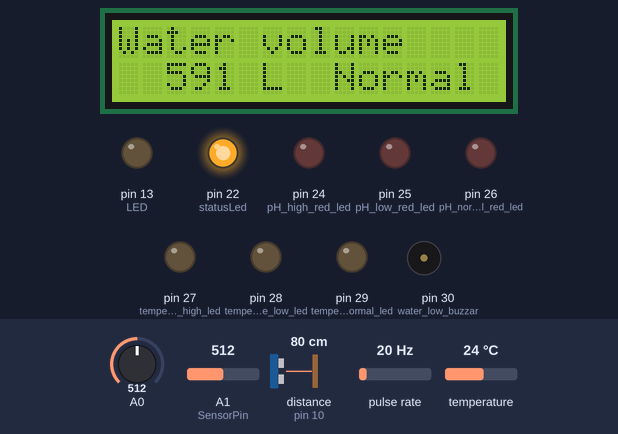
This sketch was run on a simulated Arduino Mega 2560, built with avr-gcc and run on an emulated ATmega2560. On the bench: 16×2 character LCD, output pins drawn as LEDs (lit = HIGH), buzzer (waves = sounding, pin HIGH). Wiring (inferred from the names in the program): ultrasonic range finder: trigger pin 11; echo pin 10; pulse sensor: data pin 2. Inputs (shaded band) come from the test bench; at power-on: distance to the obstacle (sensor on pin 10) 80 cm, temperature 24 °C, A0 = 512, A1 (SensorPin) = 512, pulse rate 20 Hz. The echo pulse lasts 58.3 µs per cm; pins used as bus, display or sensor lines are not drawn; what the sketch prints to the serial monitor is not drawn.

Above: at 1.2 s.
1.3 s: distance to the obstacle (sensor on pin 10) set to 101 cm
At 6.0 s:
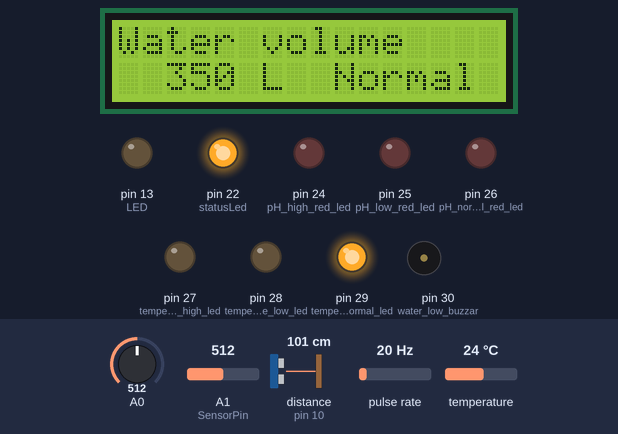
6.4 s: distance to the obstacle (sensor on pin 10) set to 105 cm
At 11.9 s:
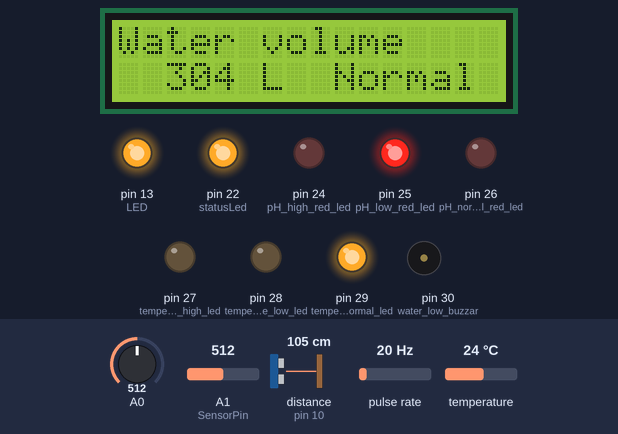
12.2 s: temperature set to 4 °C
At 13.3 s:
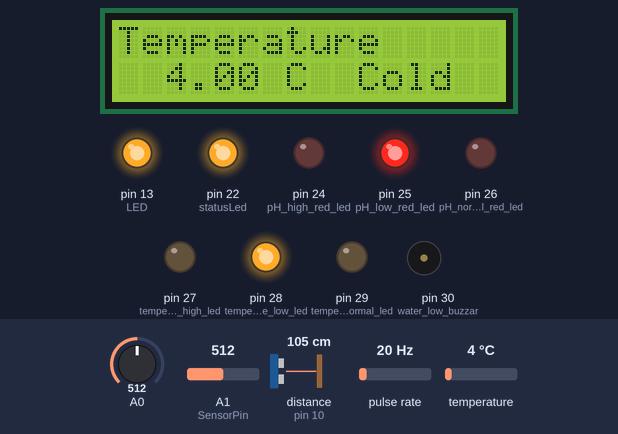
17.0 s: temperature set to 9.5 °C
At 19.1 s:
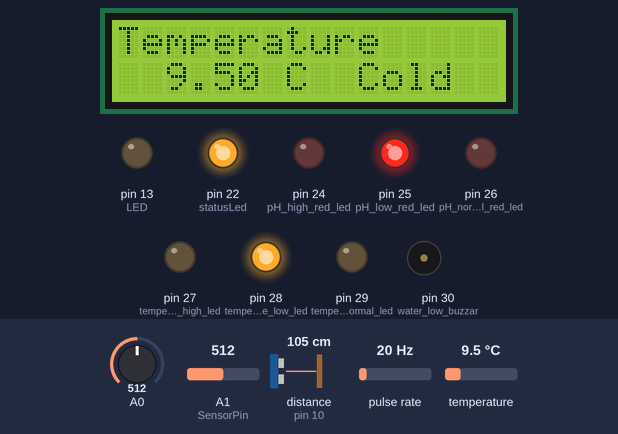
22.8 s: temperature set to 10.4 °C
At 25.0 s:
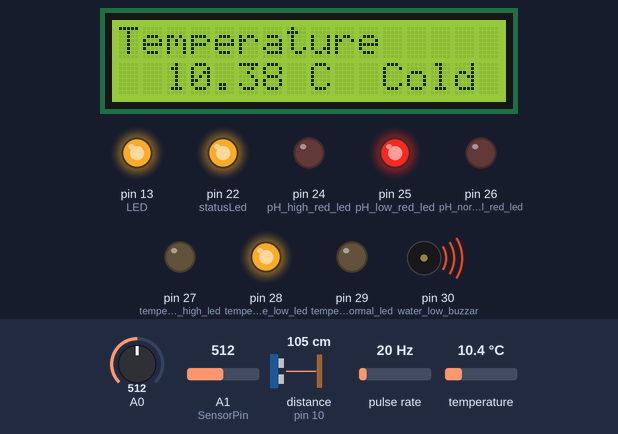
28.7 s: A0 set to 306
At 31.8 s:
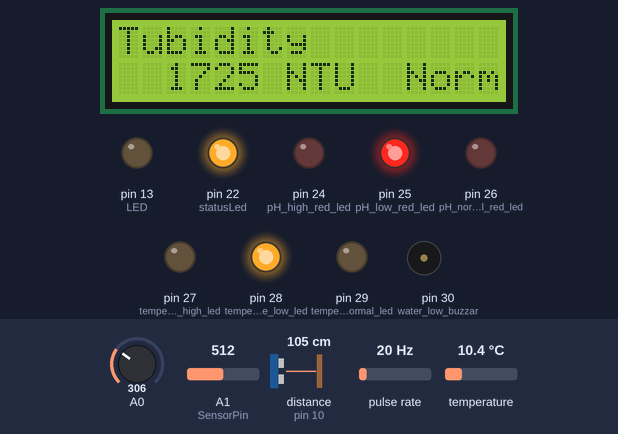
Timing chart, 0 to 39.4 s (numbered marks = the images above; inputs shaded):
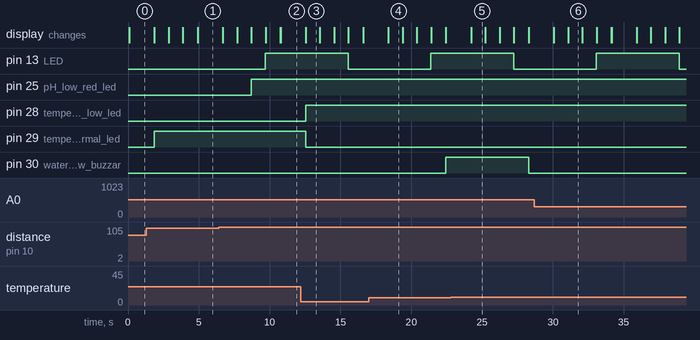

Measured:
- the behaviour switches between 104 and 105 cm on distance to the obstacle (sensor on pin 10) (found by bisection; images 1 and 2)
- the behaviour switches between 9.9 and 10 °C on temperature (found by bisection; images 4 and 5)
- after the input at 12.2 s, pin 28 (temperature_low_led): LOW → HIGH after 0.34 s; pin 29 (temperature_normal_led): HIGH → LOW after 0.34 s; the display: changes after 0.34 s (image 3)
- after the input at 28.7 s, the display: first differs from a run without the input after 2.4 s (image 6)
- what the display in image 3 shows lasts 1.0 s, from 12.5 s to 13.5 s

The sketch:

Combined_Working.ino
```cpp
#include <LiquidCrystal.h> // includes the LiquidCrystal Library
#include <OneWire.h>
#include <DallasTemperature.h>
#define ONE_WIRE_BUS 3

OneWire oneWire(ONE_WIRE_BUS);

DallasTemperature sensors(&oneWire);
LiquidCrystal lcd(8, 9, 4, 5, 6, 7); // Creates an LC object. Parameters: (rs, enable, d4, d5, d6, d7)
////////////sonar
int trigPin = 11;    // Trigger
int echoPin = 10;    // Echo  kaje lagbe
long duration, cm, inches;
long volume;
long Time;
int SerFlowRate;
int SerTotalmm;
int used_water_by_sonar=0;
int previous_volume;
int check=0;

//////temperature

 float Celcius=0;
 float Fahrenheit=0;

////// turbidity
int NTU;
float a;
float b;

///////PH

/*
 # This sample code is used to test the pH meter V1.0.
 # Editor : YouYou
 # Ver    : 1.0
 # Product: analog pH meter
 # SKU    : SEN0161
*/
#define SensorPin A1            //pH meter Analog output to Arduino Analog Input 0
#define Offset -4.40            //deviation compensate
#define LED 13
#define samplingInterval 20
#define printInterval 800
#define ArrayLenth  40    //times of collection
int pHArray[ArrayLenth];   //Store the average value of the sensor feedback
int pHArrayIndex=0;
#define pH_high_red_led 24 ////red
#define pH_low_red_led 25     ///blue
#define pH_normal_red_led 26      ////green
#define temperature_high_led 27     ////red
#define temperature_low_led 28      ///blue
#define temperature_normal_led 29     ////green
#define water_low_buzzar 30           ////sound


  //////////////////////////////flow
byte statusLed    = 22;

byte sensorInterrupt = 0;  // 0 = digital pin 2
byte sensorPin       = 2;

// The hall-effect flow sensor outputs approximately 4.5 pulses per second per
// litre/minute of flow.
float calibrationFactor = 4.5;

volatile byte pulseCount;

float flowRate;
unsigned int flowMilliLitres;
unsigned long totalMilliLitres;

unsigned long oldTime;
unsigned long timeInterval=0;
long Interval=2000;                      ////// this time is for sending data to database, 4hr =14400000 millisecond/////////////////////////////////////////////////////////
int Delay=1000;                         /// delay for one by one showing on display//////////////////////////////////////////////////////////////////////////////////////////

void setup() {
 lcd.begin(16,2); // Initializes the interface to the LCD screen, and specifies the dimensions (width and height) of the display }
 Serial.begin(9600);
  pinMode(trigPin, OUTPUT);
  pinMode(echoPin, INPUT);
    sensors.begin();
    ///////////////////////////////PH
  pinMode(LED,OUTPUT);
  pinMode(pH_high_red_led, OUTPUT);
  pinMode(pH_low_red_led, OUTPUT);
  pinMode(pH_normal_red_led, OUTPUT);
  pinMode(temperature_high_led, OUTPUT);
  pinMode(temperature_low_led, OUTPUT);
  pinMode(temperature_normal_led, OUTPUT);
  pinMode(water_low_buzzar, OUTPUT);
  //Serial.println("pH meter experiment!");    //Test the serial monitor


  ///////////////////////////////flow
    // Initialize a serial connection for reporting values to the host

  // Set up the status LED line as an output
  pinMode(statusLed, OUTPUT);
  digitalWrite(statusLed, HIGH);  // We have an active-low LED attached

  pinMode(sensorPin, INPUT);
  digitalWrite(sensorPin, HIGH);

  pulseCount        = 0;
  flowRate          = 0.0;
  flowMilliLitres   = 0;
  totalMilliLitres  = 0;
  oldTime           = 0;

  // The Hall-effect sensor is connected to pin 2 which uses interrupt 0.
  // Configured to trigger on a FALLING state change (transition from HIGH
  // state to LOW state)
  attachInterrupt(sensorInterrupt, pulseCounter, FALLING);
}


void loop() {
    lcd.clear();
    lcd.print("ARDUINO"); // Prints "Arduino" on the LCD
   // lcd.setCursor(2,1); // Sets the location at which subsequent text written to the LCD will be displayed
   // lcd.print(i);


///////////////////////////////////////////////////////sonar
    // The sensor is triggered by a HIGH pulse of 10 or more microseconds.
  // Give a short LOW pulse beforehand to ensure a clean HIGH pulse:
  digitalWrite(trigPin, LOW);
  delayMicroseconds(5);
  digitalWrite(trigPin, HIGH);
  delayMicroseconds(10);
  digitalWrite(trigPin, LOW);

  // Read the signal from the sensor: a HIGH pulse whose
  // duration is the time (in microseconds) from the sending
  // of the ping to the reception of its echo off of an object.
  pinMode(echoPin, INPUT);
  duration = pulseIn(echoPin, HIGH);

  // Convert the time into a distance
  cm = (duration/2) / 29.1;     // Divide by 29.1 or multiply by 0.0343
  //inches = (duration/2) / 70;   // Divide by 74 or multiply by 0.0135
  volume=1500-(11.5*cm);   //volume=1500-(3.1416*(0.605*0.605))*(cm/100)*1000);
  if(check==0){previous_volume=volume;check=check+1;}
  if(previous_volume>=volume && (previous_volume-volume)>=14){
  used_water_by_sonar+=previous_volume-volume;}                          /////////////calcculating used water by sonar
  previous_volume=volume;

  //Serial.print("in ");/////serialprint
  //Serial.println(inches);/////serialprint
  //Serial.print(cm);
  //Serial.print("cm");
  //Serial.println();
  lcd.clear();
    lcd.print("Water volume"); // Prints "Arduino" on the LCD
    lcd.setCursor(2,1); // Sets the location at which subsequent text written to the LCD will be displayed
    lcd.print(volume);                              ////////////////////////////////////////////////////////////////  int
    if(volume>300){lcd.print(" L  Normal");digitalWrite(water_low_buzzar, LOW);}
    else if(volume<=300){lcd.print(" L   Low"); digitalWrite(water_low_buzzar, HIGH);}
    else if(volume>1200){lcd.print(" L   Full");digitalWrite(water_low_buzzar, LOW);}

  delay(Delay);

  //////////////////////////////////////////////////////temperature
    sensors.requestTemperatures();
  Celcius=sensors.getTempCByIndex(0);
 // Fahrenheit=sensors.toFahrenheit(Celcius);
  //Serial.print(" C  ");//////serialprint
  //Serial.println(Celcius);//////serialprint
 // Serial.print(" F  ");
 // Serial.println(Fahrenheit);
 lcd.clear();
    lcd.print("Temperature"); // Prints "Arduino" on the LCD
    lcd.setCursor(2,1); // Sets the location at which subsequent text written to the LCD will be displayed
    lcd.print(Celcius);                                                                                   ////////////////////////////////////////////////////////////////// float
    if(Celcius>13 && Celcius<40){lcd.print(" C  norml");digitalWrite(temperature_normal_led, HIGH);digitalWrite(temperature_low_led, LOW);digitalWrite(temperature_high_led, LOW);}
    else if(Celcius<=13){lcd.print(" C  Cold");digitalWrite(temperature_normal_led, LOW);digitalWrite(temperature_low_led, HIGH);digitalWrite(temperature_high_led, LOW);}
    else if(Celcius>=40){lcd.print(" C  Hot");digitalWrite(temperature_normal_led, LOW);digitalWrite(temperature_low_led, LOW);digitalWrite(temperature_high_led, HIGH);}
  delay(Delay);

  //////////////////////////////////////////////////////////turbidity
  int sensorValue = analogRead(A0);// read the input on analog pin 0:
  float tvoltage = sensorValue * (5.0 / 1024.0); // Convert the analog reading (which goes from 0 - 1023) to a voltage (0 - 5V):
  //Serial.print("Turbidity voltage : ");/////serialprint
  //Serial.println(tvoltage); // print out the value you read://///serialprint
  lcd.clear();
    lcd.print("Tubidity"); // Prints "Arduino" on the LCD      from NTU-voltage curve eqn: NTU= -1120.4v2+5742.3v-4352.9
  b=5742.3*tvoltage;
  tvoltage=tvoltage*tvoltage;
  a=1120.4*tvoltage;
  b=b-4352.9;
  NTU=b-a;
  lcd.setCursor(2,1); // Sets the location at which subsequent text written to the LCD will be displayed
    lcd.print(NTU);                                                      ////////////////////////////////////////////////////int
    if(NTU<2000){lcd.print(" NTU  Normal");}
    else if(NTU>=2000){lcd.print(" NTU  High");}
  //////finding NTU
  //Serial.print("Turbidiy : ");/////serialprint
  //Serial.println(NTU);        /////serialprint
  delay(Delay);

  /////////////////////////////////////////////////////////////////////PH
  static unsigned long samplingTime = millis();
  static unsigned long printTime = millis();
  static float pHValue,voltage;
  if(millis()-samplingTime > samplingInterval)
  {
      pHArray[pHArrayIndex++]=analogRead(SensorPin);
      if(pHArrayIndex==ArrayLenth)pHArrayIndex=0;
      voltage = avergearray(pHArray, ArrayLenth)*5.0/1024;
      pHValue = 3.5*voltage+Offset;
      samplingTime=millis();
  }
  if(millis() - printTime > printInterval)   //Every 800 milliseconds, print a numerical, convert the state of the LED indicator
  {
  //Serial.print("PH Voltage: ");///////serialprint
  //      Serial.println(voltage,2);///////serialprint
  //      Serial.print("    pH value: ");///////serialprint
  //Serial.println(pHValue,2);///////serialprint
  lcd.clear();
    lcd.print("PH"); // Prints "Arduino" on the LCD
    lcd.setCursor(2,1); // Sets the location at which subsequent text written to the LCD will be displayed
    lcd.print(pHValue);                ////////////////////////////////////////////////////////////////// float
    if(pHValue<=6){lcd.print(" Acidic");digitalWrite(pH_high_red_led, LOW);digitalWrite(pH_low_red_led, HIGH);digitalWrite(pH_normal_red_led, LOW);}
    else if(pHValue>6 && pHValue<8){lcd.print(" Normal");digitalWrite(pH_high_red_led, LOW);digitalWrite(pH_low_red_led, LOW);digitalWrite(pH_normal_red_led, HIGH);}
    else if(pHValue>=8){lcd.print(" Basic");digitalWrite(pH_high_red_led, HIGH);digitalWrite(pH_low_red_led, LOW);digitalWrite(pH_normal_red_led, LOW);}
    delay(Delay);
        digitalWrite(LED,digitalRead(LED)^1);
        printTime=millis();
  }
                                            /////////////////////////////////////////////////////////////////////////flow
   if((millis() - oldTime) > 1000)    // Only process counters once per second
  {
    // Disable the interrupt while calculating flow rate and sending the value to
    // the host
    detachInterrupt(sensorInterrupt);

    // Because this loop may not complete in exactly 1 second intervals we calculate
    // the number of milliseconds that have passed since the last execution and use
    // that to scale the output. We also apply the calibrationFactor to scale the output
    // based on the number of pulses per second per units of measure (litres/minute in
    // this case) coming from the sensor.
    flowRate = ((1000.0 / (millis() - oldTime)) * pulseCount) / calibrationFactor;

    // Note the time this processing pass was executed. Note that because we've
    // disabled interrupts the millis() function won't actually be incrementing right
    // at this point, but it will still return the value it was set to just before
    // interrupts went away.
    oldTime = millis();

    // Divide the flow rate in litres/minute by 60 to determine how many litres have
    // passed through the sensor in this 1 second interval, then multiply by 1000 to
    // convert to millilitres.
    flowMilliLitres = (flowRate / 60) * 1000;

    // Add the millilitres passed in this second to the cumulative total
    totalMilliLitres += flowMilliLitres;

    unsigned int frac;

    // Print the flow rate for this second in litres / minute
    int FlowRate=int(flowRate);
    int Totalmm=totalMilliLitres/1000;
    SerFlowRate=FlowRate;
    SerTotalmm=Totalmm;
//    Serial.print("Flow rate: ");/////serialprint
//    Serial.print(FlowRate);  /////serialprint // Print the integer part of the variable     ////eta kaje lagbe
//    Serial.print("L/min");/////serialprint
//    Serial.print("\t");      /////serialprint // Print tab space

    // Print the cumulative total of litres flowed since starting
//    Serial.print("Output Liquid Quantity: ");    /////serialprint
//    Serial.print(totalMilliLitres);
//    Serial.print("mL");
//    Serial.print("\t");       // Print tab space
//  Serial.print(Totalmm);/////serialprint
//  Serial.println("L");/////serialprint
  lcd.clear();
    lcd.print("Flow Rate,Totl"); // Prints "Arduino" on the LCD
    lcd.setCursor(2,1); // Sets the location at which subsequent text written to the LCD will be displayed
    lcd.print(FlowRate);                                                                                              /////////////////////////////////////////// float
    lcd.print(" L/min, ");
    lcd.print(used_water_by_sonar);
   // lcd.print(Totalmm);                                                                                              ///////////////////////////////////////////// int
    lcd.print(" L");
    delay(Delay);


    // Reset the pulse counter so we can start incrementing again
    pulseCount = 0;

    // Enable the interrupt again now that we've finished sending output
    attachInterrupt(sensorInterrupt, pulseCounter, FALLING);
  }


///////////////////sending data to pyhton
if(millis()-timeInterval>=Interval){
  //Serial.print("CM ");
  //Serial.print(cm);
  //Serial.print(" ");
  Serial.print("Present_water ");
  Serial.print(volume);
  //Serial.print(" ");
  Serial.print("L ");
  Serial.print("  ");
  Serial.print("Temperature ");
  Serial.print(Celcius);
  Serial.print("C");
  Serial.print("  ");
 // Serial.print("Turbidity_voltage ");
 // Serial.print(tvoltage);
 // Serial.print(" ");
  Serial.print("Turbidiy ");
  Serial.print(NTU);
  Serial.print("NTU");
  Serial.print("  ");
  Serial.print("PH ");
  Serial.print(pHValue);
  Serial.print("  ");
  Serial.print("Flow_rate ");
  Serial.print(SerFlowRate);
  //Serial.print(" ");
  Serial.print("L/min");
  Serial.print("  ");
  Serial.print("Used_water ");
  Serial.print(used_water_by_sonar);
  //Serial.print(SerTotalmm);
  //Serial.print(" ");
  Serial.println("L");

  timeInterval=millis();
  }
//  Serial.print("CM ");
//  Serial.print(cm);
//  Serial.print(" ");
//  Serial.print("Present_water ");
//  Serial.print(volume);
//  Serial.print(" ");
//  Serial.print("L ");
//  Serial.print(" ");
//  Serial.print("C ");
//  Serial.print(Celcius);
//  Serial.print(" ");
//  Serial.print("Turbidity_voltage ");
//  Serial.print(tvoltage);
//  Serial.print(" ");
//  Serial.print("Turbidiy ");
//  Serial.print(NTU);
//  Serial.print(" ");
//  Serial.print("PH ");
//  Serial.print(pHValue);
//  Serial.print(" ");
//  Serial.print("Flow_rate ");
//  Serial.print(SerFlowRate);
//  Serial.print(" ");
//  Serial.print("L/min");
//  Serial.print(" ");
//  Serial.print("Output_Liquid_Quantity ");
//  Serial.print(SerTotalmm);
//  Serial.print(" ");
//  Serial.println("L");
}


double avergearray(int* arr, int number){
  int i;
  int max,min;
  double avg;
  long amount=0;
  if(number<=0){
    Serial.println("Error number for the array to avraging!/n");
    return 0;
  }
  if(number<5){   //less than 5, calculated directly statistics
    for(i=0;i<number;i++){
      amount+=arr[i];
    }
    avg = amount/number;
    return avg;
  }else{
    if(arr[0]<arr[1]){
      min = arr[0];max=arr[1];
    }
    else{
      min=arr[1];max=arr[0];
    }
    for(i=2;i<number;i++){
      if(arr[i]<min){
        amount+=min;        //arr<min
        min=arr[i];
      }else {
        if(arr[i]>max){
          amount+=max;    //arr>max
          max=arr[i];
        }else{
          amount+=arr[i]; //min<=arr<=max
        }
      }//if
    }//for
    avg = (double)amount/(number-2);
  }//if
  return avg;
}


/*
Insterrupt Service Routine
 */
void pulseCounter()
{
  // Increment the pulse counter
  pulseCount++;
}
```
